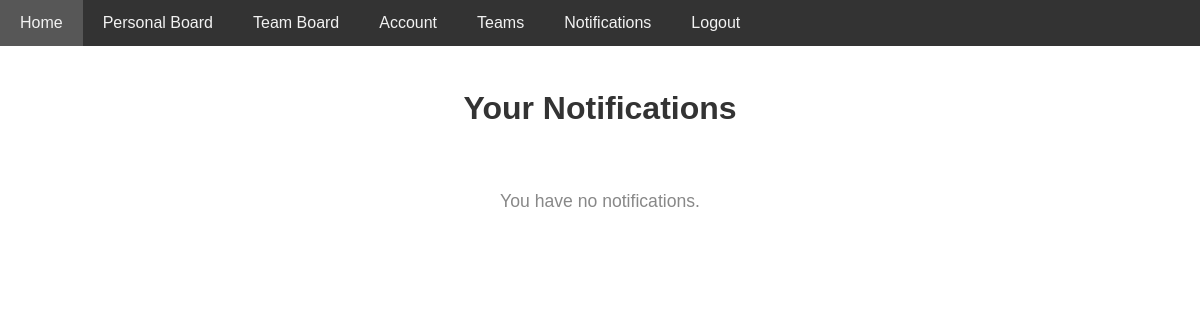
The page /notifications/ (signed in) on the database as committed earlier.
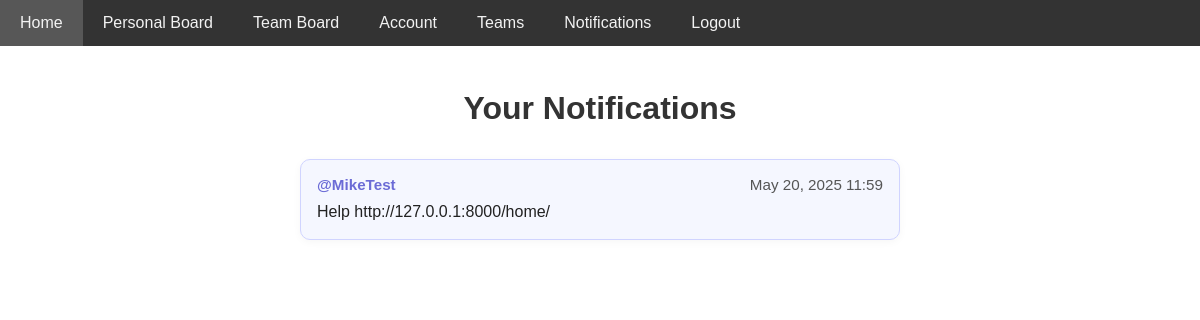
The same page on the database as committed later.
### TodoManagerApp/models.py (models this page shows, shortened)
class Notification(models.Model):
    sender = models.ForeignKey(User, related_name="sent_notifications", on_delete=models.SET_NULL, null=True, blank=True)
    receiver = models.ForeignKey(User, related_name="received_notifications", on_delete=models.CASCADE)
    message = models.CharField(max_length=1000)
    created_at = models.DateTimeField(auto_now_add=True)
    is_read = models.BooleanField(default=False)

### TodoManagerApp/views.py (the view)
# urls.py: path("notifications/",views.notifications_list, name="notifications-list"),
def notifications_list(request):
    user_notifications= Notification.objects.filter(receiver=request.user)
    return render(request,"notifications_list.html",{"user_notifications":user_notifications})

### TodoManagerApp/templates/notifications_list.html (shortened to what this page needs)
{% extends 'base.html' %}
{% block content %}
<h1 class="page-title">Your Notifications</h1>
<div class="notifications-container">
    {% for notification in user_notifications %}
    <a href="/messages/{{ notification.id }}" class="notification-link">
        <div class="notification-card">
            <div class="notification-header">
                <span class="notification-sender">@{{ notification.sender.username }}</span>
                <span class="notification-timestamp">{{ notification.created_at|date:"M d, Y H:i" }}</span>
            </div>
            <div class="notification-message">
                {{ notification.message }}
            </div>
        </div>
    </a>
    {% empty %}
    <p class="no-notifications">You have no notifications.</p>
    {% endfor %}
</div>
{% endblock %}

Rows that differ between the two databases and show on the page:
added Notification: sender.username "MikeTest", created_at "May 20, 2025 11:59", message "Help http://127.0.0.1:8000/home/"
Other text that changed with them:
text no longer shown: "You have no notifications."
